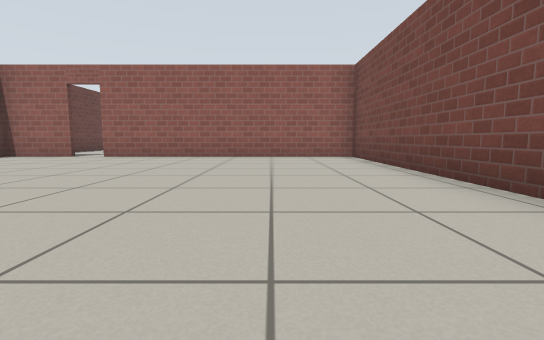
view 1 (above)

22 first-person views from a walk through a Gazebo world. The camera is 0.5 m above the floor, tilts 6° down and sees 85° across. The floor is counted in squares, 1 m on a side. Each view is taken from the middle of a square. On the plan, view 1 faces up. The plan holds only what a view shows up to about 9 squares ahead; the rest is blank. Robots are left out. Simple patterns stand in for the simulator's built-in surfaces.

view 2
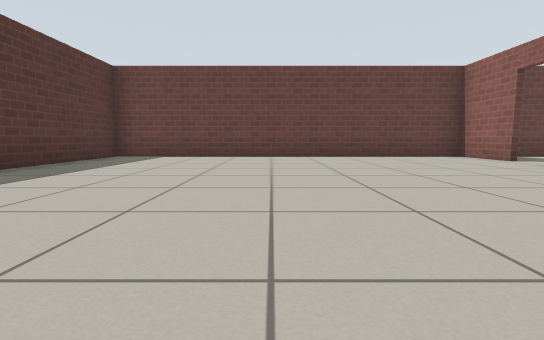

view 3
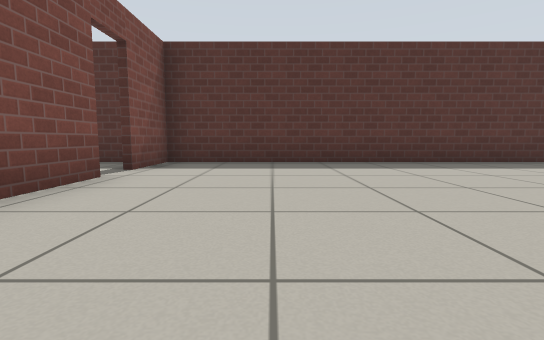

view 4
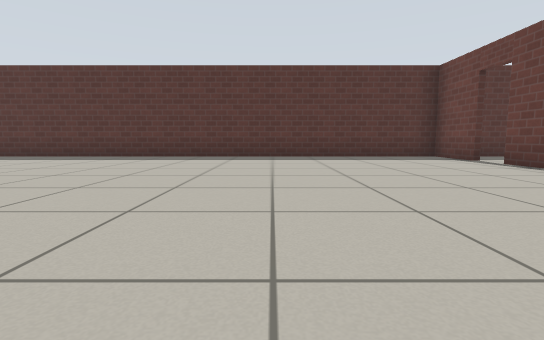

view 5
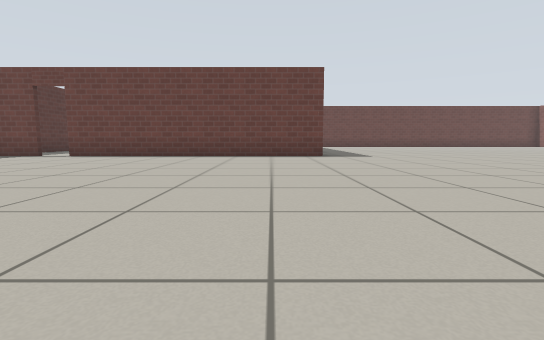

view 6
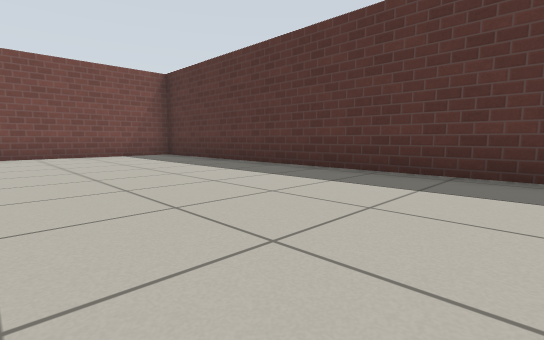

view 7
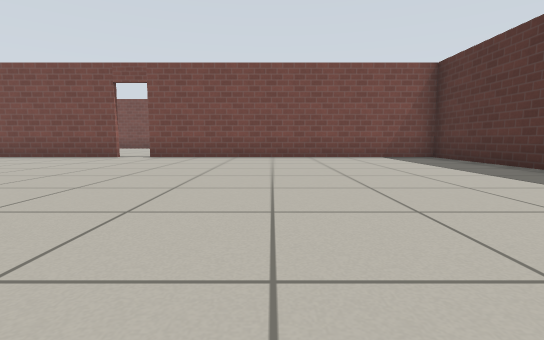

view 8
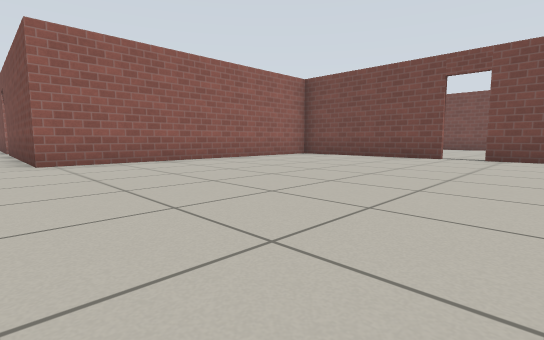

view 9
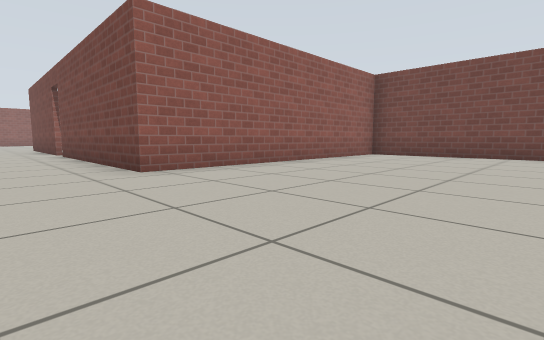

view 10
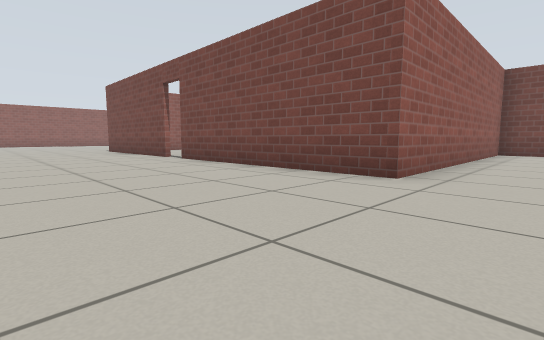

view 11
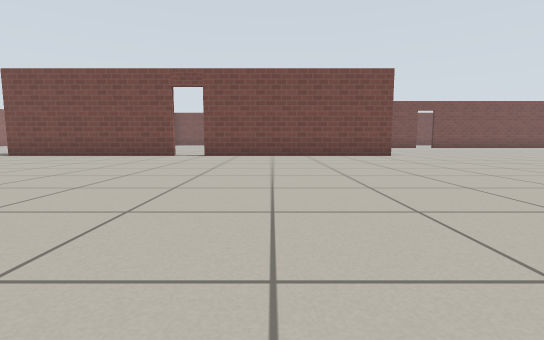

view 12
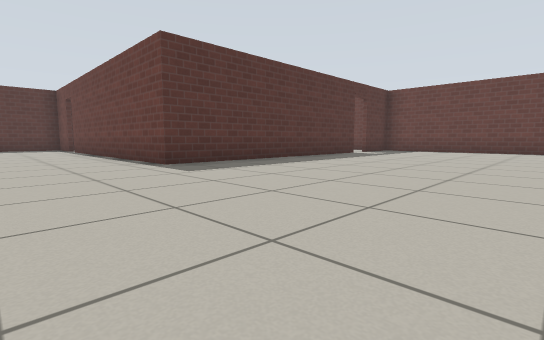

view 13
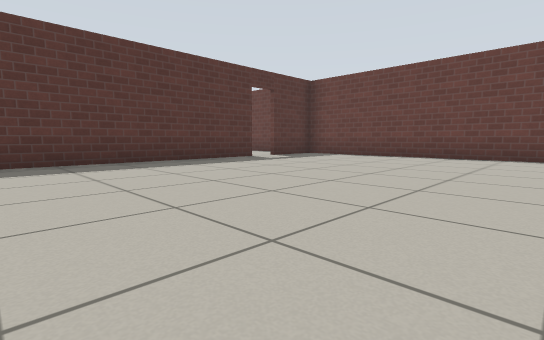

view 14
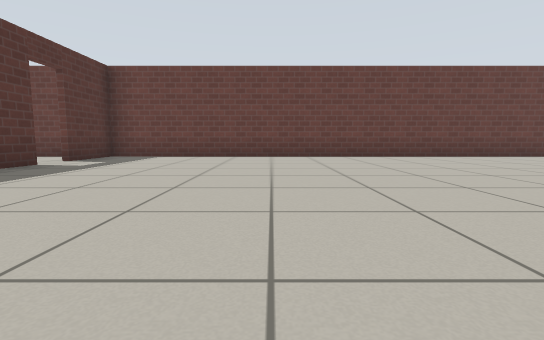

view 15
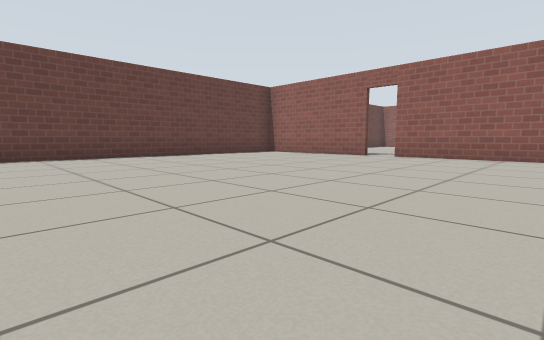

view 16
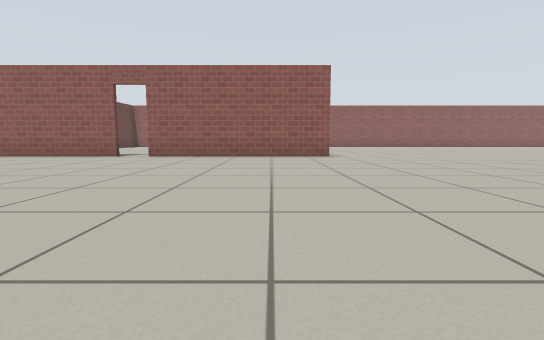

view 17
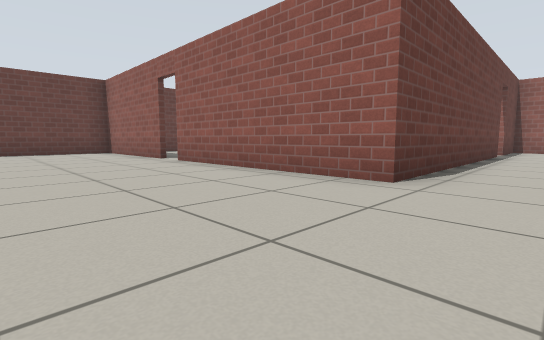

view 18
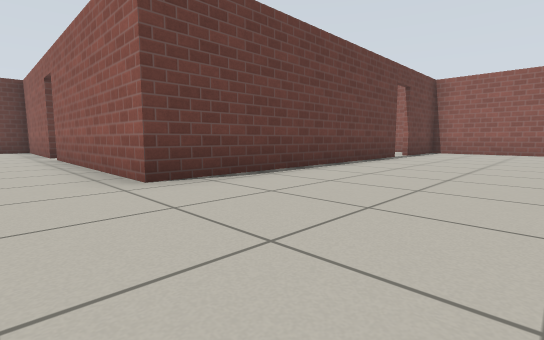

view 19
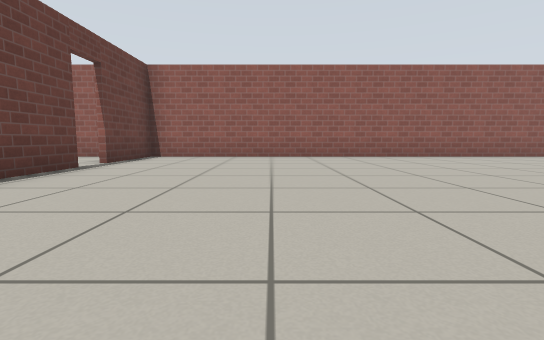

view 20
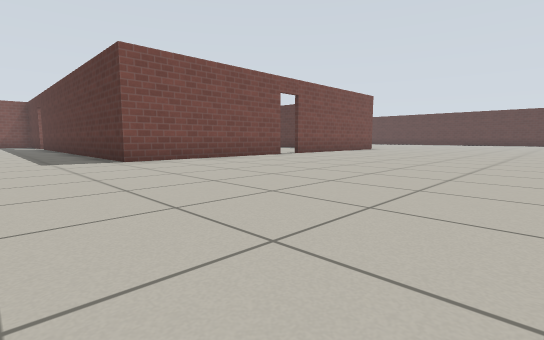

view 21
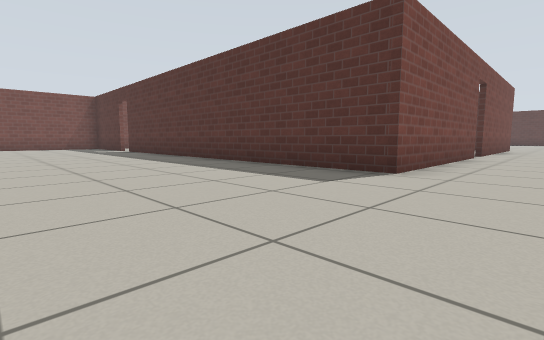

view 22
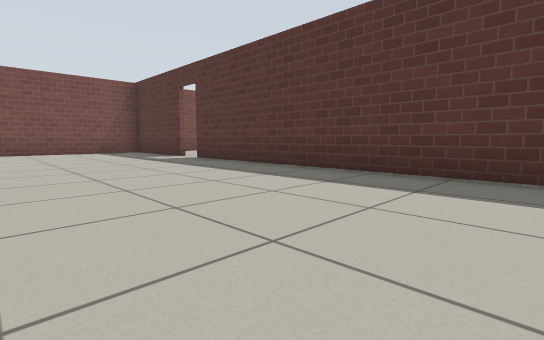

### Floor plan
Points are (right, up) in squares from view 1. A wall is a line through its corners. A room is listed if a view was taken in it or the views show most of it. See-through windows are left out.
Room 1 (views 1, 2, 3)
walls: (2.3, 1.1) (2.3, 8.3) (-4.8, 8.3); (-5.5, 8.3) (-7.5, 8.3); (-7.4, 8.1) (-7.4, -1.4) (2.3, -1.4) (2.3, 0.3)
ways out: open door at (-5, 8) to room 2; open door at (2, 0.5) to room 2
Room 2 (views 4, 5, 6, 7, 8, 9, 10, 11, 12, 13, 14, 15, 16, 17, 18, 19, 20, 21, 22)
walls: (12.7, 17.9) (12.7, 22.7) (23.1, 22.7); (-3.3, 23.4) (-6.8, 23.4); (2.6, 30.3) (2.6, 23.4) (-2.5, 23.4); (20.1, 7.1) (20.1, 11.5) (12.7, 11.5) (12.7, 17); (24, 22.7) (24.7, 22.7); (-4.8, 8.5) (2.4, 8.5) (2.4, 1.1); (13.6, 33.3) (3, 33.3); (-7.4, 21.6) (-7.4, 8.1); (2.6, 33.4) (2.6, 31); (2.4, 0.3) (2.4, -1.4) (20.1, -1.4) (20.1, 6.4); (-7.5, 8.5) (-5.5, 8.5); (27.2, 25.2) (27.2, 26.5)
ways out: open door at (-5, 8) to room 1; open door at (2, 0.5) to room 1; open door at (-3, 23); open door at (2.5, 30.5); open door at (13, 17.5); open door at (20, 7); open door at (23.5, 23)

Where each view was taken, in squares from view 1:
view 1: 0 up, 0 right, facing up
view 2: 3 up, 1 right, facing left
view 3: 5 up, 0 right, facing down
view 4: 7 up, 7 right, facing down
view 5: 7 up, 11 right, facing left
view 6: 3 up, 11 right, facing down-right
view 7: 3 up, 12 right, facing right
view 8: 5 up, 12 right, facing up-right
view 9: 7 up, 11 right, facing up-right
view 10: 10 up, 9 right, facing up-right
view 11: 15 up, 4 right, facing right
view 12: 14 up, 5 right, facing down-left
view 13: 15 up, 1 right, facing down-left
view 14: 13 up, 1 right, facing left
view 15: 15 up, 1 right, facing up-left
view 16: 15 up, 1 right, facing up
view 17: 20 up, 4 right, facing up-left
view 18: 22 up, 6 right, facing up-left
view 19: 25 up, 6 right, facing up
view 20: 25 up, 6 right, facing down-right
view 21: 27 up, 11 right, facing down-right
view 22: 27 up, 16 right, facing down-right
